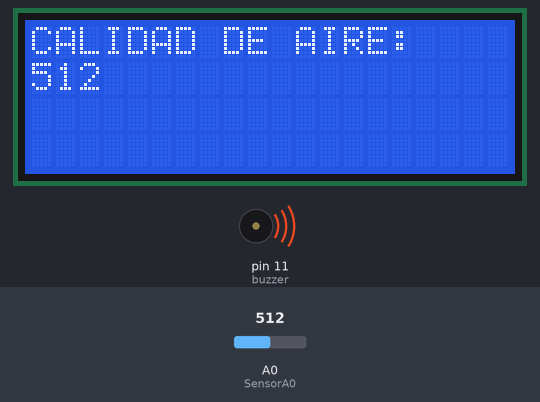
Bench run of a sketch on a simulated Arduino Uno, built with avr-gcc and run on an emulated ATmega328P. Parts: 20×4 character LCD, buzzer (waves = sounding, pin HIGH). The inputs (shaded band) are chosen by the test bench; at power-on: A0 (SensorA0) = 512. What the sketch prints to the serial monitor is not drawn.

Above: at 1.2 s.
1.3 s: A0 (SensorA0) set to 261
At 3.0 s:
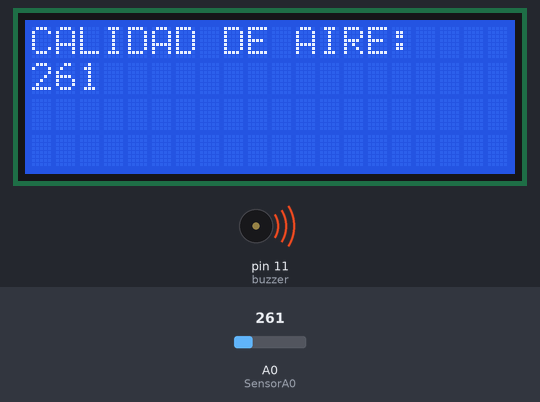
3.6 s: A0 (SensorA0) set to 232
At 4.9 s:
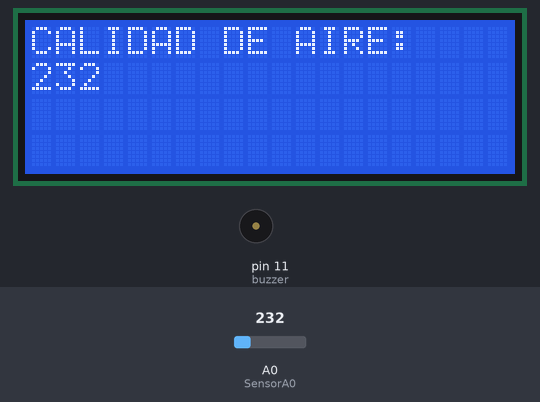
5.6 s: A0 (SensorA0) set to 260
At 6.7 s:
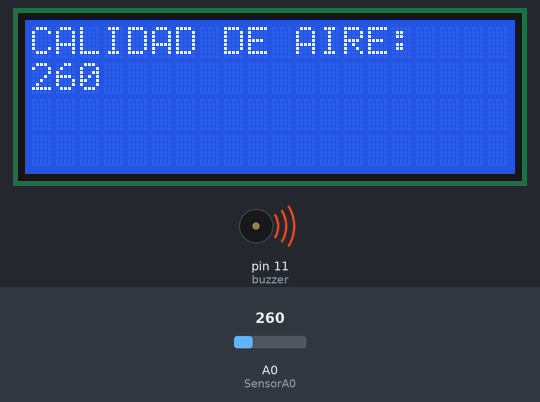
Timing chart, 0 to 8.6 s (numbered marks = the images above; inputs shaded):
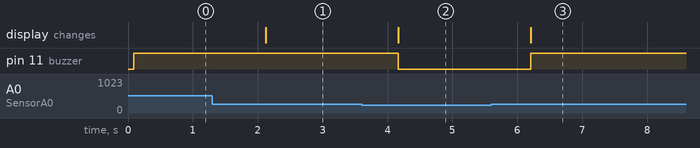

The sketch:

Prueba_1_Lissie.ino
```cpp
//int VALOR;

#include <LiquidCrystal_I2C.h>

int buzzer = 11;
int SensorA0 = A0;

int umbral = 250;

LiquidCrystal_I2C lcd(0x27,20,4);  // set the LCD address to 0x27 for a 16 chars and 2 line display

void setup() {
  // put your setup code here, to run once:
  pinMode(buzzer, OUTPUT);
  pinMode(SensorA0, INPUT);
  Serial.begin(9600);
  lcd.init();
  lcd.backlight();
}

void loop() {
  // put your main code here, to run repeatedly:
  int lecturaSensor = analogRead(SensorA0);
  Serial.print("PIN A0: ");
  Serial.println(lecturaSensor);

  lcd.setCursor(0,0);
  lcd.print("CALIDAD DE AIRE: ");
  lcd.setCursor(0,1);
  lcd.print(lecturaSensor);

  if(lecturaSensor>umbral){
    digitalWrite(buzzer,HIGH);
  }
  else{
    digitalWrite(buzzer,LOW);
  }
  delay(1000);

  //VALOR = analogRead(A0);
  //Serial.println(VALOR);
  //delay(500);
}
```

Measured:
- the behaviour switches between 251 and 250 on A0 (SensorA0) (found by bisection; images 1 and 2)
- after the input at 1.3 s, the display: changes after 0.83 s (image 1)
- after the input at 3.6 s, pin 11 (buzzer): HIGH → LOW after 0.57 s; the display: changes after 0.57 s (image 2)
- after the input at 5.6 s, pin 11 (buzzer): LOW → HIGH after 0.61 s; the display: changes after 0.61 s (image 3)
